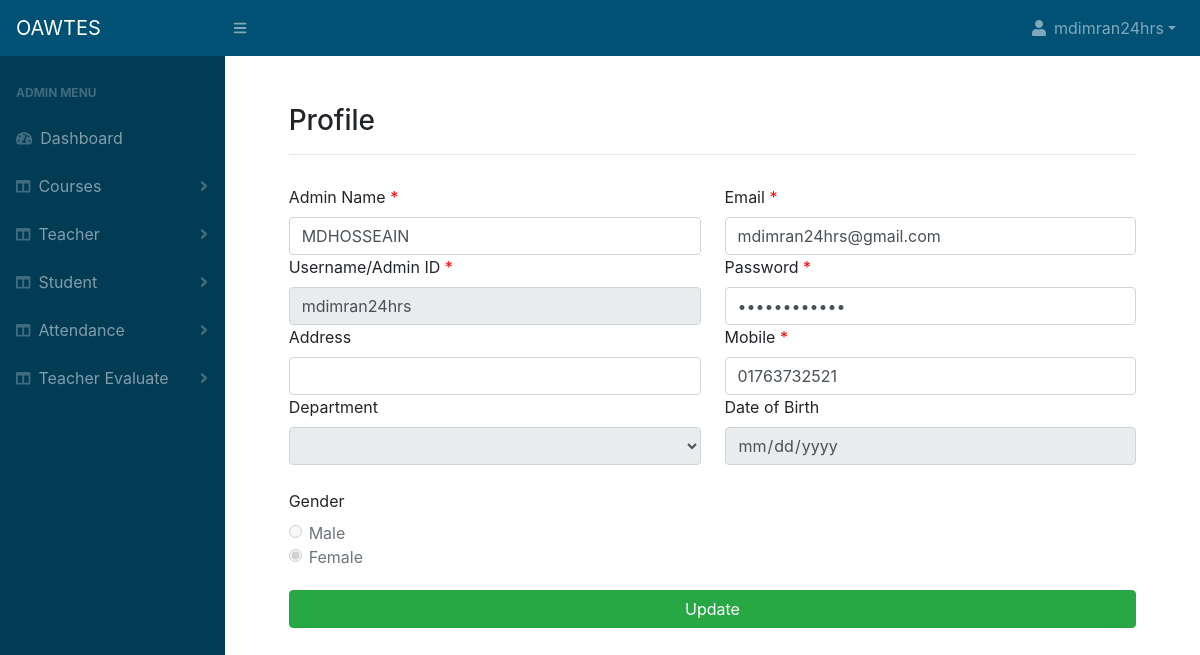
The page /profile.php (signed in) on the database its author committed.
### tables this page shows
CREATE TABLE `users` (
  `id` int(10) NOT NULL,
  `role` varchar(255) NOT NULL,
  `name` varchar(255) NOT NULL,
  `username` varchar(255) NOT NULL,
  `password` varchar(255) NOT NULL,
  `email` varchar(255) DEFAULT NULL,
  `mobile` varchar(11) DEFAULT NULL,
  `address` varchar(255) DEFAULT NULL,
  `department` varchar(255) DEFAULT NULL,
  `dateofbirth` date DEFAULT NULL,
  `gender` varchar(255) DEFAULT NULL,
  `entrydate` datetime NOT NULL
);

### profile.php (the view, shortened to what this page needs)
<!DOCTYPE html>
<html lang="en">
    <head>
        <?php require_once('cssfile.php'); ?>
    </head>
    <body class="sb-nav-fixed">
        <?php require_once('header.php'); ?>
        <div id="layoutSidenav">
            <div id="layoutSidenav_nav" >
                <?php require_once('left_ber.php'); ?>
            </div>
            <div id="layoutSidenav_content">
                <main style="margin-bottom: 100px;">
                    <div class="container-fluid">
                      <?php
            require_once('connection.php');
            $sql = "SELECT * FROM users WHERE username = '$username'";
            $query = mysqli_query($conn,$sql);
            $row = mysqli_fetch_array($query, MYSQLI_ASSOC);
              $username = $row['username'];
              $name = $row['name'];
              $email = $row['email'];
              $mobile = $row['mobile'];
              $password = $row['password'];
              $address = $row['address'];
              $dateofbirth = $row['dateofbirth'];
              $department = $row['department'];
              $gender = $row['gender'];
?>
                        <div class="row">
                             <div class="col-11" style="margin: auto;">
                              <br>
                              <h3 class="mt-4">Profile</h3>
                              <hr style="margin-bottom: 30px;">
    <form class="row g-3" method="post" action="profile_action.php">
<div class="col-md-6">
  <label for="inputEmail4" class="form-label"><?php echo $role; ?> Name <span style="color: red;">*</span></label>
  <input type="text" class="form-control" id="inputname" name="name" value="<?php echo $name; ?>">
</div>
<div class="col-md-6">
      <label for="inputEmail4" class="form-label">Email <span style="color: red;">*</span></label>
      <input type="email" class="form-control" id="inputEmail4" name="email" value="<?php echo $email; ?>">
    </div>
<div class="col-md-6">
  <label for="inputEmail4" class="form-label">Username/<?php echo $role; ?> ID <span style="color: red;">*</span></label>
  <input type="text" class="form-control" id="inputID" name="username" disabled="" value="<?php echo $username; ?>">
</div>
  <div class="col-md-6">
    <label for="inputPassword4" class="form-label">Password <span style="color: red;">*</span></label>
    <input type="password" class="form-control" id="inputPassword4" name="password" value="<?php echo $password; ?>">
  </div>
  <div class="col-6">
    <label for="inputAddress" class="form-label">Address</label>
    <input type="text" class="form-control" id="inputAddress" name="address" value="<?php echo $address; ?>">
  </div>
  <div class="col-6">
    <label for="inputAddress" class="form-label">Mobile <span style="color: red;">*</span></label>
    <input type="number" class="form-control" id="inputAddress" name="mobile" value="<?php echo $mobile; ?>">
  </div>
  <div class="col-md-6">
    <label for="inputState" class="form-label">Department </label>
    <select id="inputState" class="form-control" name="department" disabled="">
      <option value="<?php echo $department; ?>" disable><?php echo $department; ?></option>
    </select>
  </div>
  <div class="col-md-6">
    <label for="inputZip" class="form-label">Date of Birth</label>
    <input type="date" class="form-control" id="inputDOB" name="dob" value="<?php echo $dateofbirth; ?>" disabled="">
  </div>
<?php
if($gender=="Male"){
  echo"<div class='col-12'>
    <br>
    <label class='form-label'>Gender </label>
    <div class='form-check'>
      <input class='form-check-input' type='radio' value='Male' id='gridCheck' name='gender' checked disabled>
      <label class='form-check-label' for='gridCheck'>
        Male
      </label>
    </div>
  </div>
    <div class='col-12'>
    <div class='form-check'>
      <input class='form-check-input' type='radio' value='Female' id='gridCheck' name='gender' disabled>
      <label class='form-check-label' for='gridCheck'>
        Female
      </label>
    </div>
  </div>";
}else{
 echo"<div class='col-12'>
    <br>
    <label class='form-label'>Gender </label>
    <div class='form-check'>
      <input class='form-check-input' type='radio' value='Male' id='gridCheck' name='gender'  disabled>
      <label class='form-check-label' for='gridCheck'>
        Male
      </label>
    </div>
  </div>
    <div class='col-12'>
    <div class='form-check'>
      <input class='form-check-input' type='radio' value='Female' id='gridCheck' name='gender' checked disabled>
      <label class='form-check-label' for='gridCheck'>
        Female
      </label>
    </div>
  </div>";
}
  ?>
  <div class="col-12">
    <p style="color:red; padding-top:5px;"><?php if(isset($_GET['msg'])){echo $_GET['msg'];} ?></p>
    <input  type="submit" class="w-100 btn btn-success" value="Update">
  </div>
</form>
                            </div>
                        </div>
                    </div>
                </main>
            </div>
        </div>
    </body>
</html>

### rows shown on the page
users: name "MDHOSSEAIN", email "mdimran24hrs@gmail.com", username "mdimran24hrs", mobile "01763732521"

### other values the page prints
$username "mdimran24hrs"
$role "ADMIN"
$role "Admin"
